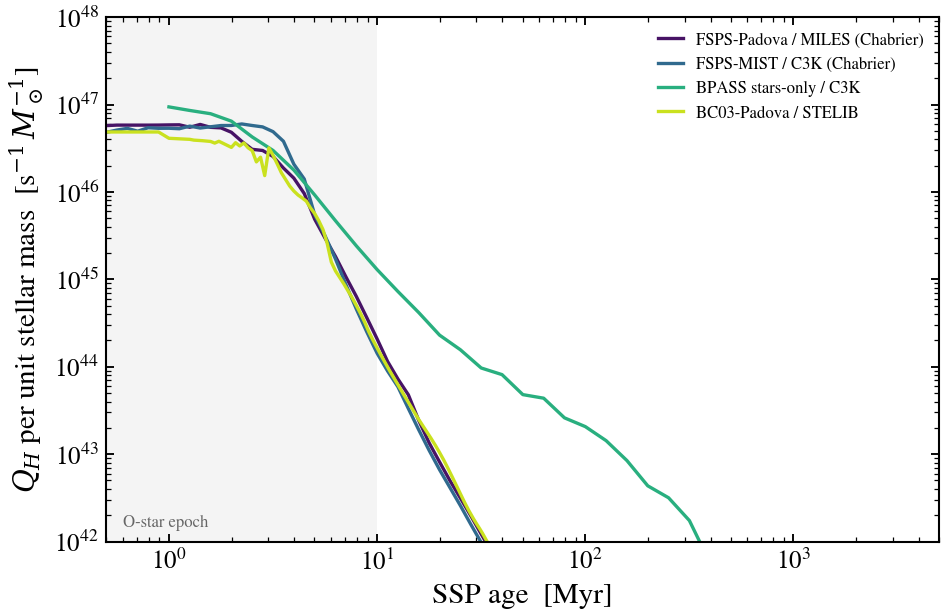

Here is the Python script that generated this plot:
"""
Ionising-photon production rate vs SSP age
============================================

The hydrogen-ionising photon production rate ``Q_H`` of a simple
stellar population drops by ~5 dex from 1 Myr to 100 Myr as O stars
die. Different SSP libraries predict different ``Q_H(t)`` because
they differ in upper-IMF treatment, stellar rotation, and (most
dramatically) whether massive binaries are included — BPASS extends
the ``Q_H``-producing phase to ~30 Myr.

We integrate ``L_ν / (h ν)`` blueward of the Lyman limit (912 Å) at
each SSP age at solar metallicity for four bundled bare-stellar
grids and overlay the curves.
"""

import os

os.environ["TF_CPP_MIN_LOG_LEVEL"] = "2"  # suppress XLA/PjRt C++ INFO+WARNING logs

import warnings

import matplotlib.pyplot as plt
import numpy as np

import tengri
from tengri.analysis.plotting import setup_style

setup_style()
warnings.filterwarnings("ignore", message=".*BakedInBackend.*")

H_PLANCK = 6.626e-27  # erg s
C_AA_PER_S = 2.998e18  # Å / s
L_SUN_ERG_S = 3.839e33  # erg / s  (IAU 2015)

GRIDS = [
    ("fsps_prsc_miles_chabrier", "FSPS-Padova / MILES (Chabrier)"),
    ("fsps_mist_c3k_a_chabrier", "FSPS-MIST / C3K (Chabrier)"),
    ("bpss_stars_c3k_a_chabrier", "BPASS stars-only / C3K"),
    ("bc03_pdva_stelib_chabrier", "BC03-Padova / STELIB"),
]
COLORS = plt.cm.viridis(np.linspace(0.05, 0.92, len(GRIDS)))


def _q_h_per_age(ssp) -> tuple[np.ndarray, np.ndarray]:
    """Return ``(ages_yr, Q_H_per_Msun)`` at solar metallicity.

    The bundled SSP cubes store ``L_ν`` in ``L_sun / Hz / Msun``; we
    convert to ``erg / s / Hz / Msun`` and integrate the photon rate
    blueward of 912 Å.
    """
    wave = np.asarray(ssp.ssp_wave, dtype=np.float64)
    log_age_gyr = np.asarray(ssp.ssp_lg_age_gyr, dtype=np.float64)
    log_zmet = np.asarray(ssp.ssp_lgmet, dtype=np.float64)
    zsol_idx = int(np.argmin(np.abs(log_zmet - (-1.85))))
    flux = np.asarray(ssp.ssp_flux, dtype=np.float64)
    l_nu = flux[zsol_idx, :, :] if flux.ndim == 3 else flux[zsol_idx, :, :, 0]
    l_nu = l_nu * L_SUN_ERG_S  # → erg/s/Hz/Msun

    # Some grids store age=0 as log_age=-inf — drop those rows.
    keep = np.isfinite(log_age_gyr)
    log_age_gyr = log_age_gyr[keep]
    l_nu = l_nu[keep]

    ages_yr = 10.0 ** (log_age_gyr + 9.0)
    mask = (wave <= 912.0) & (wave > 0)
    nu = C_AA_PER_S / wave[mask]
    order = np.argsort(nu)
    nu_s = nu[order]
    q_h = np.empty(l_nu.shape[0])
    for i in range(l_nu.shape[0]):
        integrand = l_nu[i, mask][order] / (H_PLANCK * nu_s)
        q_h[i] = np.trapezoid(integrand, nu_s)
    return ages_yr, q_h


fig, ax = plt.subplots(figsize=(6.6, 4.4))
for (ssp_name, label), color in zip(GRIDS, COLORS):
    try:
        ssp = tengri.load_ssp(ssp_name)
    except (FileNotFoundError, Exception):
        continue
    ages, q_h = _q_h_per_age(ssp)
    ok = np.isfinite(q_h) & (q_h > 0)
    ax.loglog(ages[ok] / 1.0e6, q_h[ok], color=color, lw=1.6, label=label)

ax.set_xlim(0.5, 5e3)
ax.set_ylim(1e42, 1e48)
ax.set_xlabel(r"SSP age  [Myr]")
ax.set_ylabel(r"$Q_H$ per unit stellar mass  [s$^{-1}\,M_\odot^{-1}$]")
ax.axvspan(0.5, 10.0, color="0.93", alpha=0.6, lw=0)
ax.text(0.6, 1.5e42, "O-star epoch", color="0.4", fontsize=8)
ax.legend(frameon=False, fontsize=8, loc="upper right")

fig.tight_layout()
plt.savefig("plot_ionising_lum.png", dpi=150, bbox_inches="tight")
